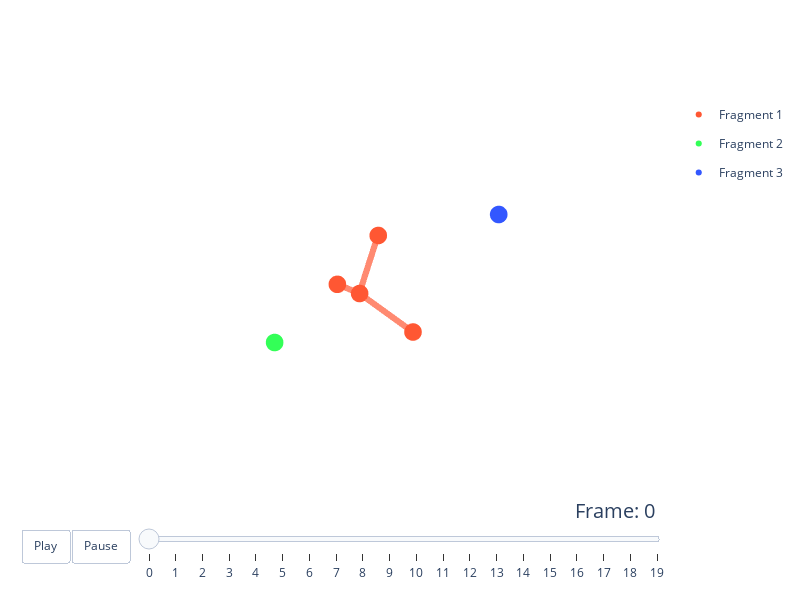

Here is the notebook cell this chart was saved with:
### Code cell
system.animation(atom_scaler=100)

### Figure 1 — Plotly figure (JSON) as saved in the notebook; plotly's stock layout.template omitted (floating-point values rounded to 4 significant figures)
{"data": [{"hoverinfo": "text", "hovertext": "Fragment 1", "legendgroup": "Fragment 1", "marker": {"color": "#FF5733", "size": 6.109}, "mode": "markers", "name": "Fragment 1", "opacity": 1, "showlegend": true, "type": "scatter3d", "x": [-1.277, -1.652, -1.652, -1.652], "y": [0.5454, 0.5932, -0.3597, 1.403], "z": [-6.3e-05, 1.018, -0.468, -0.55]}, {"hoverinfo": "text", "hovertext": "Fragment 1", "legendgroup": "Fragment 1", "line": {"color": "#FF5733", "width": 12.27}, "mode": "lines", "name": "Fragment 1", "opacity": 0.7, "showlegend": false, "type": "scatter3d", "x": [-1.277, -1.652, null, -1.277, -1.652, null, -1.277, -1.652, null], "y": [0.5454, 0.5932, null, 0.5454, -0.3597, null, 0.5454, 1.403, null], "z": [-6.3e-05, 1.018, null, -6.3e-05, -0.468, null, -6.3e-05, -0.55, null]}, {"hoverinfo": "text", "hovertext": "Fragment 2", "legendgroup": "Fragment 2", "marker": {"color": "#33FF57", "size": 6.109}, "mode": "markers", "name": "Fragment 2", "opacity": 1, "showlegend": true, "type": "scatter3d", "x": [0.6481], "y": [0.5437], "z": [0.000199]}, {"hoverinfo": "text", "hovertext": "Fragment 2", "legendgroup": "Fragment 2", "line": {"color": "#33FF57", "width": 12.27}, "mode": "lines", "name": "Fragment 2", "opacity": 0.7, "showlegend": false, "type": "scatter3d", "x": [], "y": [], "z": []}, {"hoverinfo": "text", "hovertext": "Fragment 3", "legendgroup": "Fragment 3", "marker": {"color": "#3357FF", "size": 6.109}, "mode": "markers", "name": "Fragment 3", "opacity": 1, "showlegend": true, "type": "scatter3d", "x": [-4.403], "y": [0.5721], "z": [0.000227]}, {"hoverinfo": "text", "hovertext": "Fragment 3", "legendgroup": "Fragment 3", "line": {"color": "#3357FF", "width": 12.27}, "mode": "lines", "name": "Fragment 3", "opacity": 0.7, "showlegend": false, "type": "scatter3d", "x": [], "y": [], "z": []}], "layout": {"height": 600, "scene": {"aspectmode": "data", "aspectratio": {"x": 1, "y": 1, "z": 1}, "camera": {"projection": {"type": "orthographic"}}, "xaxis": {"range": [-4.503, 1.245], "visible": false}, "yaxis": {"range": [-0.5174, 1.545], "visible": false}, "zaxis": {"range": [-0.6746, 1.19], "visible": false}}, "showlegend": true, "sliders": [{"active": 0, "currentvalue": {"font": {"size": 20}, "prefix": "Frame: ", "visible": true, "xanchor": "right"}, "len": 0.9, "pad": {"b": 10, "t": 50}, "steps": [{"args": [["0"], {"frame": {"duration": 300, "redraw": true}, "mode": "immediate", "transition": {"duration": 300}}], "label": "0", "method": "animate"}, {"args": [["1"], {"frame": {"duration": 300, "redraw": true}, "mode": "immediate", "transition": {"duration": 300}}], "label": "1", "method": "animate"}, {"args": [["2"], {"frame": {"duration": 300, "redraw": true}, "mode": "immediate", "transition": {"duration": 300}}], "label": "2", "method": "animate"}, {"args": [["3"], {"frame": {"duration": 300, "redraw": true}, "mode": "immediate", "transition": {"duration": 300}}], "label": "3", "method": "animate"}, {"args": [["4"], {"frame": {"duration": 300, "redraw": true}, "mode": "immediate", "transition": {"duration": 300}}], "label": "4", "method": "animate"}, {"args": [["5"], {"frame": {"duration": 300, "redraw": true}, "mode": "immediate", "transition": {"duration": 300}}], "label": "5", "method": "animate"}, {"args": [["6"], {"frame": {"duration": 300, "redraw": true}, "mode": "immediate", "transition": {"duration": 300}}], "label": "6", "method": "animate"}, {"args": [["7"], {"frame": {"duration": 300, "redraw": true}, "mode": "immediate", "transition": {"duration": 300}}], "label": "7", "method": "animate"}, {"args": [["8"], {"frame": {"duration": 300, "redraw": true}, "mode": "immediate", "transition": {"duration": 300}}], "label": "8", "method": "animate"}, {"args": [["9"], {"frame": {"duration": 300, "redraw": true}, "mode": "immediate", "transition": {"duration": 300}}], "label": "9", "method": "animate"}, {"args": [["10"], {"frame": {"duration": 300, "redraw": true}, "mode": "immediate", "transition": {"duration": 300}}], "label": "10", "method": "animate"}, {"args": [["11"], {"frame": {"duration": 300, "redraw": true}, "mode": "immediate", "transition": {"duration": 300}}], "label": "11", "method": "animate"}, {"args": [["12"], {"frame": {"duration": 300, "redraw": true}, "mode": "immediate", "transition": {"duration": 300}}], "label": "12", "method": "animate"}, {"args": [["13"], {"frame": {"duration": 300, "redraw": true}, "mode": "immediate", "transition": {"duration": 300}}], "label": "13", "method": "animate"}, {"args": [["14"], {"frame": {"duration": 300, "redraw": true}, "mode": "immediate", "transition": {"duration": 300}}], "label": "14", "method": "animate"}, {"args": [["15"], {"frame": {"duration": 300, "redraw": true}, "mode": "immediate", "transition": {"duration": 300}}], "label": "15", "method": "animate"}, {"args": [["16"], {"frame": {"duration": 300, "redraw": true}, "mode": "immediate", "transition": {"duration": 300}}], "label": "16", "method": "animate"}, {"args": [["17"], {"frame": {"duration": 300, "redraw": true}, "mode": "immediate", "transition": {"duration": 300}}], "label": "17", "method": "animate"}, {"args": [["18"], {"frame": {"duration": 300, "redraw": true}, "mode": "immediate", "transition": {"duration": 300}}], "label": "18", "method": "animate"}, {"args": [["19"], {"frame": {"duration": 300, "redraw": true}, "mode": "immediate", "transition": {"duration": 300}}], "label": "19", "method": "animate"}], "transition": {"duration": 300, "easing": "cubic-in-out"}, "x": 0.1, "xanchor": "left", "y": 0, "yanchor": "top"}], "updatemenus": [{"buttons": [{"args": [null, {"frame": {"duration": 30, "redraw": true}, "fromcurrent": true, "transition": {"duration": 10, "easing": "quadratic-in-out"}}], "label": "Play", "method": "animate"}, {"args": [[null], {"frame": {"duration": 0, "redraw": true}, "mode": "immediate", "transition": {"duration": 0}}], "label": "Pause", "method": "animate"}], "direction": "left", "pad": {"r": 10, "t": 87}, "showactive": false, "type": "buttons", "x": 0.1, "xanchor": "right", "y": 0, "yanchor": "top"}], "width": 800}}
